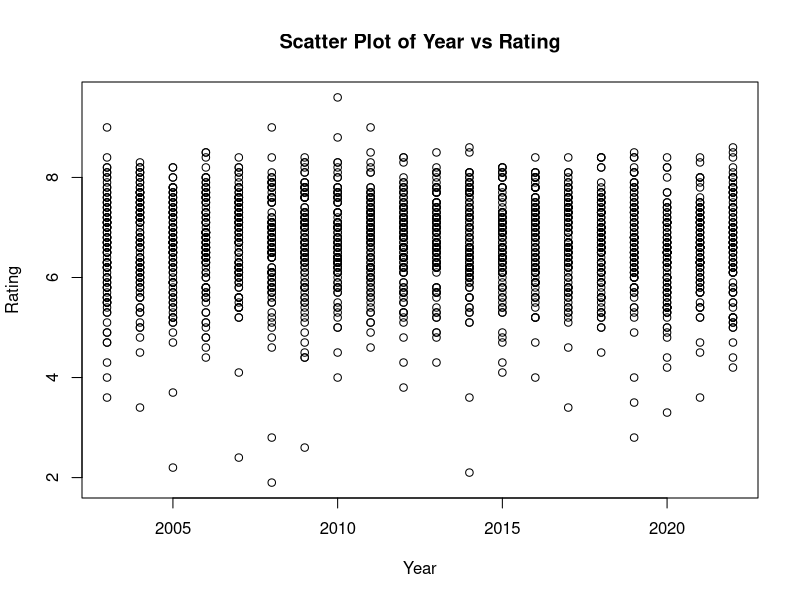
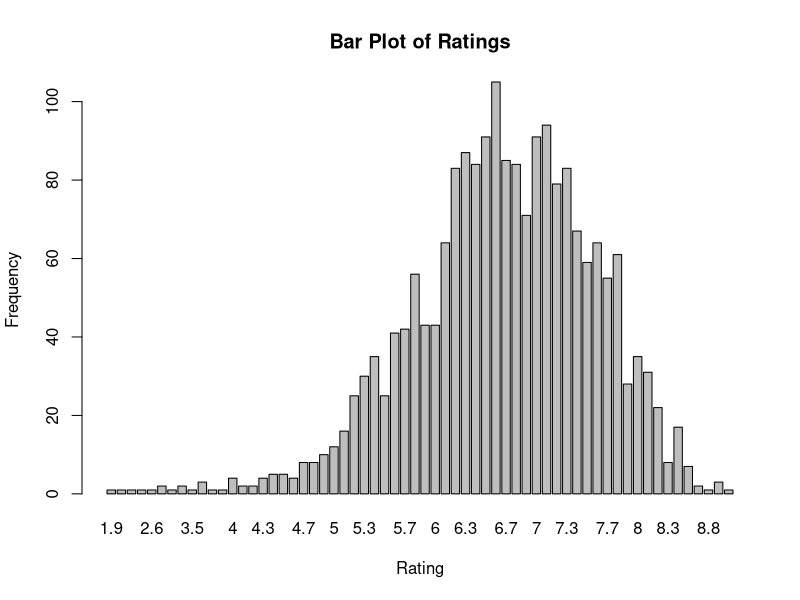
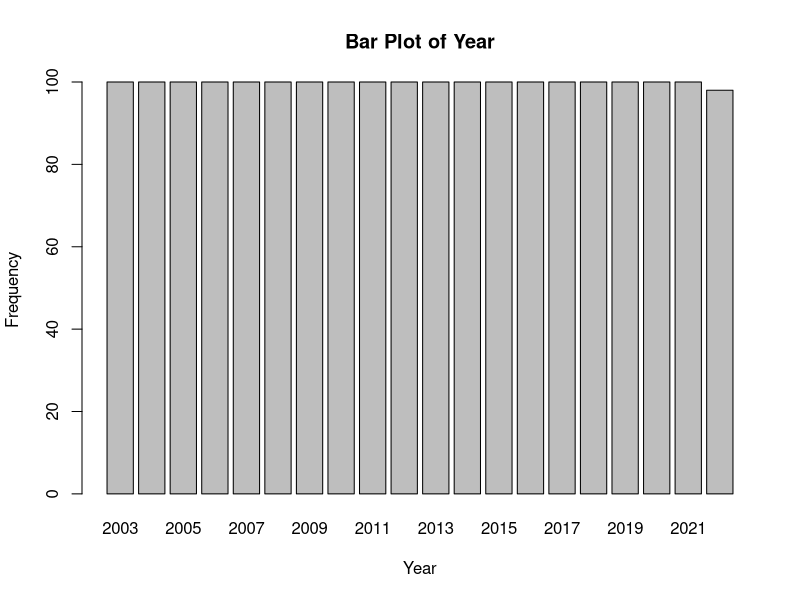

Generate these figures, in order, with R:
## ---- chunk 1


# loading the dataset into R
dataset <- read.csv("movies.csv")


# Printing the structure of the dataset 
str(dataset)

# List the variables in the dataset
names(dataset)

# Printing the top 15 rows of the dataset
head(dataset, 15)

# User defined function to calculate profit based on the budget and the income
calculate_profit <- function(dataset) {
  dataset$profit <- dataset$income - dataset$budget
  return(dataset)
}

# Filtering rows based on ratings
new_df <- dataset[dataset$Rating > 8.5, ]


# Creating a new data frame by joining dependant and independant variables

dependent_var <- c("Rating", "Income")
independent_var <- c("Budget", "Year", "Runtime")

new_df2 <- cbind(dataset[, dependent_var], dataset[, independent_var])


# Removing missing values
dataset <- dataset[complete.cases(dataset), ]
dataset <- na.omit(dataset)


# Removing duplicated data
dataset <- unique(dataset)

# Re-ordering rows in descending order
dataset <- dataset[order(dataset$Year, decreasing = TRUE), ]
dataset <- dataset[order(dataset$Rating, decreasing = TRUE), ]


# Renaming some of the column names
colnames(dataset) <- c("Movie Title", "Rating", "Year", "Month", "Certificate", "Runtime",
"Directors", "Cast", "Genre", "Location", "Budget", "Income", "Country")

# Adding new variables by using a mathematical function 
dataset$Year_2x <- dataset$Year * 2

# Creating a training set using a random number generator engine
set.seed(123)
train_index <- sample(1:nrow(dataset), 0.8 * nrow(dataset))
train_set <- dataset[train_index, ]
test_set <- dataset[-train_index, ]

# Printing the summary statistics of the dataset
summary(dataset)

# Using the income variables and performing these statistical functions
mean(dataset$Rating)
median(dataset$Rating)
mode(dataset$Rating)
range(dataset$Rating)


# Scatter plot for year vs rating
plot(dataset$Year, dataset$Rating, xlab = "Year", ylab = "Rating", main = "Scatter Plot of Year vs Rating")

# Bar plot for the budget and income variables
barplot(table(dataset$Rating), xlab = "Rating", ylab = "Frequency", main = "Bar Plot of Ratings")
barplot(table(dataset$Year), xlab = "Year", ylab = "Frequency", main = "Bar Plot of Year")

# Finding the correlation between year released and ratings
model <- lm(Rating ~ Year, data = dataset)
summary(model)



